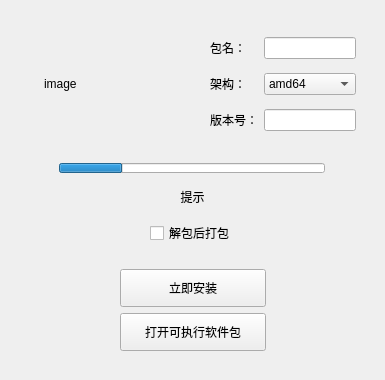
<?xml version="1.0" encoding="UTF-8"?>
<ui version="4.0">
 <class>Widget</class>
 <widget class="QWidget" name="Widget">
  <property name="geometry">
   <rect>
    <x>0</x>
    <y>0</y>
    <width>385</width>
    <height>377</height>
   </rect>
  </property>
  <property name="windowTitle">
   <string>Form</string>
  </property>
  <layout class="QVBoxLayout" name="verticalLayout">
   <item>
    <widget class="QWidget" name="widget" native="true">
     <property name="sizePolicy">
      <sizepolicy hsizetype="Preferred" vsizetype="Fixed">
       <horstretch>0</horstretch>
       <verstretch>0</verstretch>
      </sizepolicy>
     </property>
     <layout class="QHBoxLayout" name="horizontalLayout">
      <item>
       <spacer name="horizontalSpacer">
        <property name="orientation">
         <enum>Qt::Horizontal</enum>
        </property>
        <property name="sizeHint" stdset="0">
         <size>
          <width>40</width>
          <height>20</height>
         </size>
        </property>
       </spacer>
      </item>
      <item>
       <widget class="QLabel" name="label">
        <property name="minimumSize">
         <size>
          <width>128</width>
          <height>128</height>
         </size>
        </property>
        <property name="maximumSize">
         <size>
          <width>128</width>
          <height>128</height>
         </size>
        </property>
        <property name="text">
         <string>image</string>
        </property>
       </widget>
      </item>
      <item>
       <spacer name="horizontalSpacer_2">
        <property name="orientation">
         <enum>Qt::Horizontal</enum>
        </property>
        <property name="sizeHint" stdset="0">
         <size>
          <width>40</width>
          <height>20</height>
         </size>
        </property>
       </spacer>
      </item>
      <item>
       <widget class="QWidget" name="widget_5" native="true">
        <layout class="QGridLayout" name="gridLayout">
         <item row="0" column="2">
          <widget class="QLineEdit" name="lineEdit"/>
         </item>
         <item row="0" column="1">
          <widget class="QLabel" name="label_3">
           <property name="text">
            <string>包名：</string>
           </property>
          </widget>
         </item>
         <item row="2" column="1">
          <widget class="QLabel" name="label_5">
           <property name="text">
            <string>架构：</string>
           </property>
          </widget>
         </item>
         <item row="2" column="2">
          <widget class="QComboBox" name="comboBox">
           <item>
            <property name="text">
             <string>amd64</string>
            </property>
           </item>
           <item>
            <property name="text">
             <string>i386</string>
            </property>
           </item>
          </widget>
         </item>
         <item row="3" column="2">
          <widget class="QLineEdit" name="lineEdit_2"/>
         </item>
         <item row="3" column="1">
          <widget class="QLabel" name="label_4">
           <property name="text">
            <string>版本号：</string>
           </property>
          </widget>
         </item>
        </layout>
       </widget>
      </item>
     </layout>
    </widget>
   </item>
   <item>
    <widget class="QWidget" name="widget_4" native="true">
     <property name="maximumSize">
      <size>
       <width>16777215</width>
       <height>30</height>
      </size>
     </property>
     <layout class="QHBoxLayout" name="horizontalLayout_3">
      <property name="leftMargin">
       <number>8</number>
      </property>
      <property name="topMargin">
       <number>0</number>
      </property>
      <property name="bottomMargin">
       <number>0</number>
      </property>
      <item>
       <spacer name="horizontalSpacer_5">
        <property name="orientation">
         <enum>Qt::Horizontal</enum>
        </property>
        <property name="sizeType">
         <enum>QSizePolicy::Maximum</enum>
        </property>
        <property name="sizeHint" stdset="0">
         <size>
          <width>40</width>
          <height>1</height>
         </size>
        </property>
       </spacer>
      </item>
      <item>
       <widget class="QProgressBar" name="progressBar">
        <property name="maximumSize">
         <size>
          <width>16777215</width>
          <height>10</height>
         </size>
        </property>
        <property name="value">
         <number>24</number>
        </property>
        <property name="textVisible">
         <bool>false</bool>
        </property>
        <property name="format">
         <string/>
        </property>
       </widget>
      </item>
      <item>
       <spacer name="horizontalSpacer_6">
        <property name="orientation">
         <enum>Qt::Horizontal</enum>
        </property>
        <property name="sizeType">
         <enum>QSizePolicy::Maximum</enum>
        </property>
        <property name="sizeHint" stdset="0">
         <size>
          <width>40</width>
          <height>1</height>
         </size>
        </property>
       </spacer>
      </item>
     </layout>
    </widget>
   </item>
   <item>
    <widget class="QWidget" name="widget_2" native="true">
     <layout class="QVBoxLayout" name="verticalLayout_2">
      <item>
       <widget class="QLabel" name="label_2">
        <property name="text">
         <string>提示</string>
        </property>
        <property name="alignment">
         <set>Qt::AlignHCenter|Qt::AlignTop</set>
        </property>
       </widget>
      </item>
      <item>
       <widget class="QWidget" name="widget_6" native="true">
        <layout class="QHBoxLayout" name="horizontalLayout_2">
         <item>
          <spacer name="horizontalSpacer_7">
           <property name="orientation">
            <enum>Qt::Horizontal</enum>
           </property>
           <property name="sizeHint" stdset="0">
            <size>
             <width>40</width>
             <height>20</height>
            </size>
           </property>
          </spacer>
         </item>
         <item>
          <widget class="QCheckBox" name="checkBox">
           <property name="text">
            <string>解包后打包</string>
           </property>
           <property name="checkable">
            <bool>true</bool>
           </property>
           <property name="checked">
            <bool>false</bool>
           </property>
           <property name="tristate">
            <bool>false</bool>
           </property>
          </widget>
         </item>
         <item>
          <spacer name="horizontalSpacer_8">
           <property name="orientation">
            <enum>Qt::Horizontal</enum>
           </property>
           <property name="sizeHint" stdset="0">
            <size>
             <width>40</width>
             <height>20</height>
            </size>
           </property>
          </spacer>
         </item>
        </layout>
       </widget>
      </item>
      <item>
       <widget class="QWidget" name="widget_3" native="true">
        <layout class="QGridLayout" name="gridLayout_2">
         <item row="1" column="0">
          <spacer name="horizontalSpacer_3">
           <property name="orientation">
            <enum>Qt::Horizontal</enum>
           </property>
           <property name="sizeType">
            <enum>QSizePolicy::Maximum</enum>
           </property>
           <property name="sizeHint" stdset="0">
            <size>
             <width>91</width>
             <height>20</height>
            </size>
           </property>
          </spacer>
         </item>
         <item row="1" column="1">
          <widget class="QPushButton" name="pushButton">
           <property name="minimumSize">
            <size>
             <width>0</width>
             <height>38</height>
            </size>
           </property>
           <property name="text">
            <string>打开可执行软件包</string>
           </property>
          </widget>
         </item>
         <item row="1" column="2">
          <spacer name="horizontalSpacer_4">
           <property name="orientation">
            <enum>Qt::Horizontal</enum>
           </property>
           <property name="sizeType">
            <enum>QSizePolicy::Maximum</enum>
           </property>
           <property name="sizeHint" stdset="0">
            <size>
             <width>90</width>
             <height>20</height>
            </size>
           </property>
          </spacer>
         </item>
         <item row="0" column="1">
          <widget class="QPushButton" name="pushButton_2">
           <property name="minimumSize">
            <size>
             <width>0</width>
             <height>38</height>
            </size>
           </property>
           <property name="text">
            <string>立即安装</string>
           </property>
          </widget>
         </item>
        </layout>
       </widget>
      </item>
     </layout>
    </widget>
   </item>
  </layout>
 </widget>
 <resources/>
 <connections/>
</ui>
